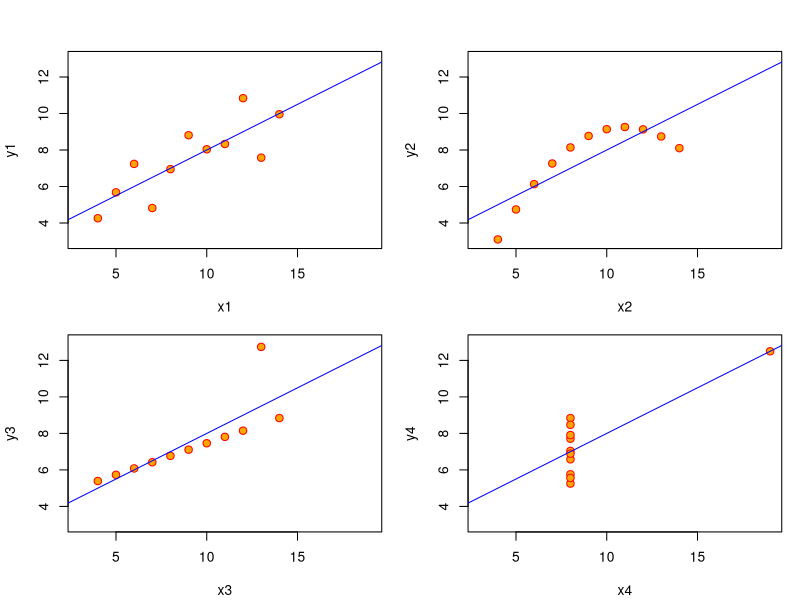
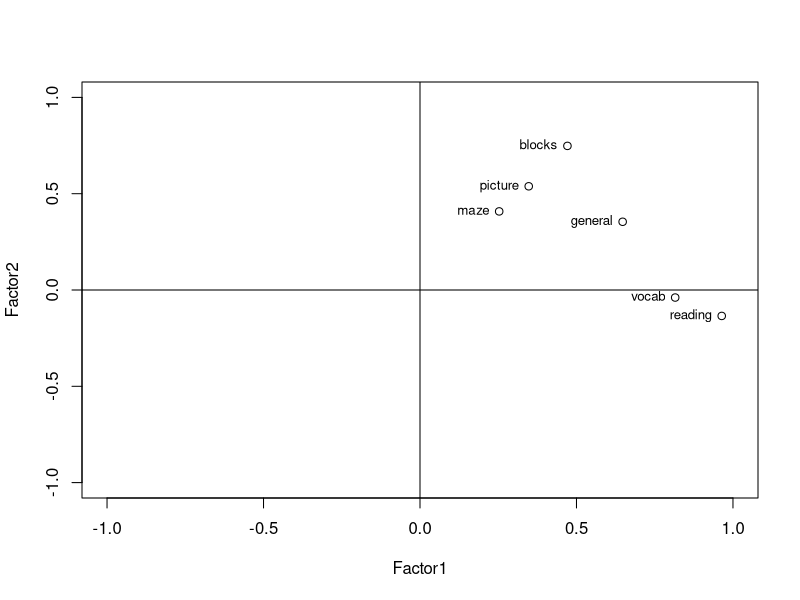
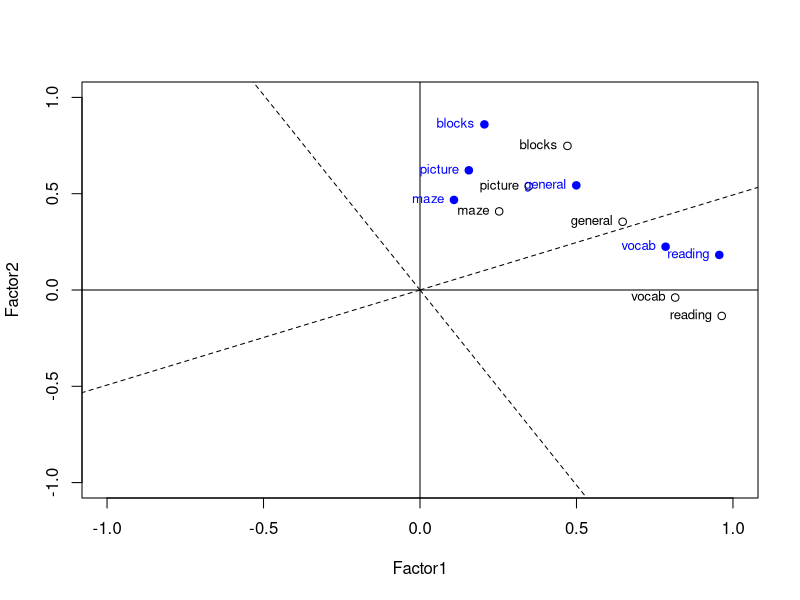
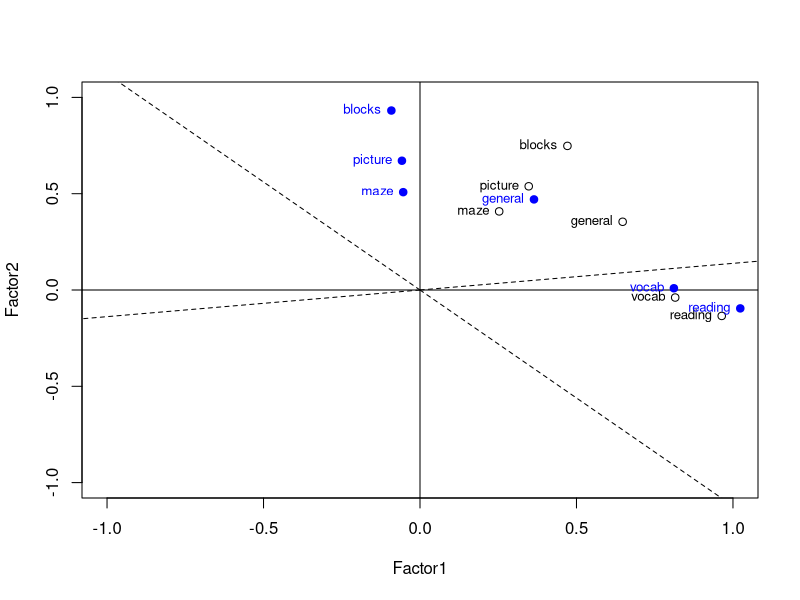
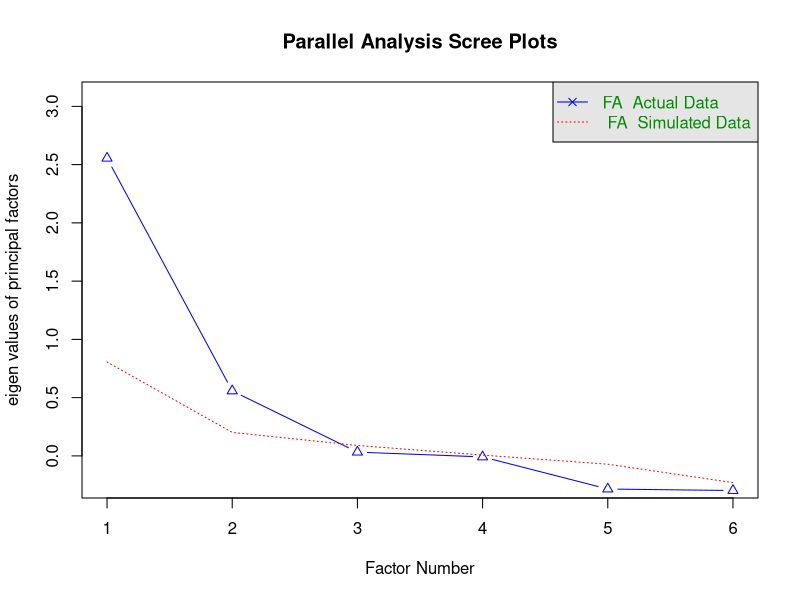
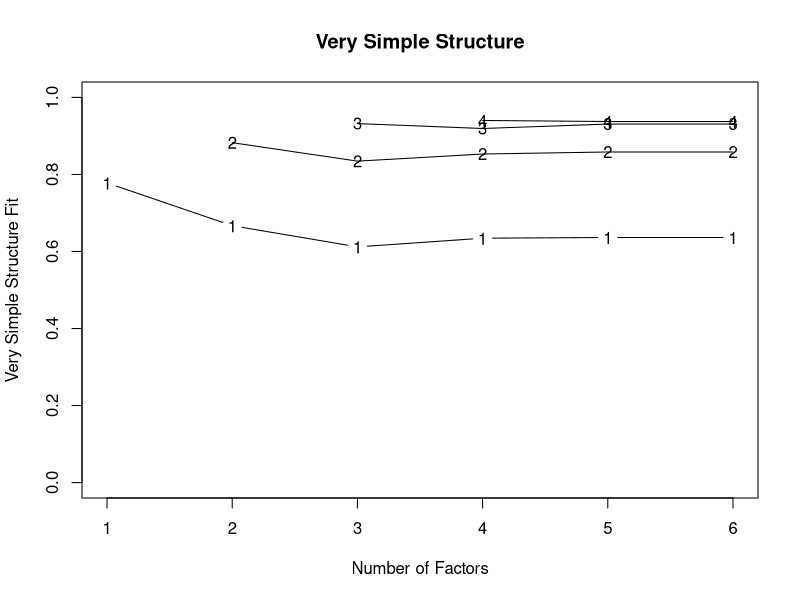

These figures' R source, in order:
## ---- chunk 1
knitr::opts_chunk$set(echo = TRUE, fig.align="center")
## ---- chunk 2
op <- par(mfrow = c(2, 2), mar = 0.1+c(4,4,1,1), oma =  c(0, 0, 2, 0))
ff <- y ~ x
mods <- setNames(as.list(1:4), paste0("lm", 1:4))
for(i in 1:4) {
  ff[2:3] <- lapply(paste0(c("y","x"), i), as.name)
  mods[[i]] <- lmi <- lm(ff, data = anscombe)
}
for(i in 1:4) {
  ff[2:3] <- lapply(paste0(c("y","x"), i), as.name)
  plot(ff, data = anscombe, col = "red", pch = 21, bg = "orange", cex = 1.2,
       xlim = c(3, 19), ylim = c(3, 13))
  abline(mods[[i]], col = "blue")
}
par(op)
## ---- chunk 3
ability_cor <- cov2cor(ability.cov$cov)
fa.out <- factanal(covmat = ability_cor, factors = 2, n.obs = 112, rotation = "none")
plot(fa.out$loadings, xlim = c(-1, 1), ylim = c(-1,1))
abline(h = 0, v = 0)
text(fa.out$loadings, labels = rownames(fa.out$loadings), pos = 2, cex = 0.8)


## ---- chunk 4

plot(fa.out$loadings, xlim = c(-1, 1), ylim = c(-1,1), pty = "s")
abline(h = 0, v = 0)
text(fa.out$loadings, labels = rownames(fa.out$loadings), pos = 2, cex = 0.8)

fa.out.v <- factanal(covmat = ability_cor, factors = 2, n.obs = 112, rotation = "varimax")

rotate <- function(x,y,sin,cos){
  x <- x*c(1, 1, -1, -1)
  y <- x*c(1, -1, -1, 1)
  x1 <- x*cos + y*sin
  x2 <- -x*sin + y*cos
  list(x1 = x1, x2 = x2)
}
r.out <- rotate(4, 4, sin = fa.out.v$rotmat[1,2], cos = fa.out.v$rotmat[1,1])
segments(0, 0, x1 = r.out$x1, y1 = r.out$x2, lty = 2)
points(fa.out.v$loadings, pch = 19, col = "blue")
text(fa.out.v$loadings, labels = rownames(fa.out.v$loadings), pos = 2, cex = 0.8, col = "blue")

## ---- chunk 5
plot(fa.out$loadings, xlim = c(-1, 1), ylim = c(-1,1), pty = "s")
abline(h = 0, v = 0)
text(fa.out$loadings, labels = rownames(fa.out$loadings), pos = 2, cex = 0.8)

fa.out.p <- factanal(covmat = ability_cor, factors = 2, n.obs = 112, rotation = "promax")

rotate_ob <- function(x,y,sin,cos){
  x1 <- x*cos + y*sin
  x2 <- -x*sin + y*cos
  list(x1 = x1, x2 = x2)
}
f1a <- rotate_ob(4,4,sin = -fa.out.p$rotmat[2,1], cos = fa.out.p$rotmat[1,1])
f1b <- rotate_ob(-4,-4,sin = -fa.out.p$rotmat[2,1], cos = fa.out.p$rotmat[1,1])
f2a <- rotate_ob(-4,4,sin = fa.out.p$rotmat[1,2], cos = fa.out.p$rotmat[2,2])
f2b <- rotate_ob(4,-4,sin = fa.out.p$rotmat[1,2], cos = fa.out.p$rotmat[2,2])
segments(0, 0, x1 = f1a$x1, y1 = f1a$x2, lty = 2)
segments(0, 0, x1 = f1b$x1, y1 = f1b$x2, lty = 2)
segments(0, 0, x1 = f2a$x1, y1 = f2a$x2, lty = 2)
segments(0, 0, x1 = f2b$x1, y1 = f2b$x2, lty = 2)
points(fa.out.p$loadings, pch = 19, col = "blue")
text(fa.out.p$loadings, labels = rownames(fa.out.p$loadings), pos = 2, cex = 0.8, col = "blue")

## ---- chunk 6
ability.cor <- cov2cor(ability.cov$cov)
## ---- chunk 7
f.out <- factanal(covmat = ability.cor, factors = 2)
z <- c(.5, 0.75, 1.1, .79, 1.4, 1.2)
L <- f.out$loadings
Psi <- diag(f.out$uniquenesses)
# Regression
t(L) %*% solve(ability.cor) %*% z
## ---- chunk 8
# Bartlett
solve(t(L) %*% solve(Psi) %*% L) %*% 
  t(L) %*% solve(Psi) %*% z
## ---- chunk 9
library(psych)
fa.parallel(ability.cor, n.obs = 112, fa = "fa")
## ---- chunk 10
library(psych)
VSS(ability.cor, n.obs = 112)

